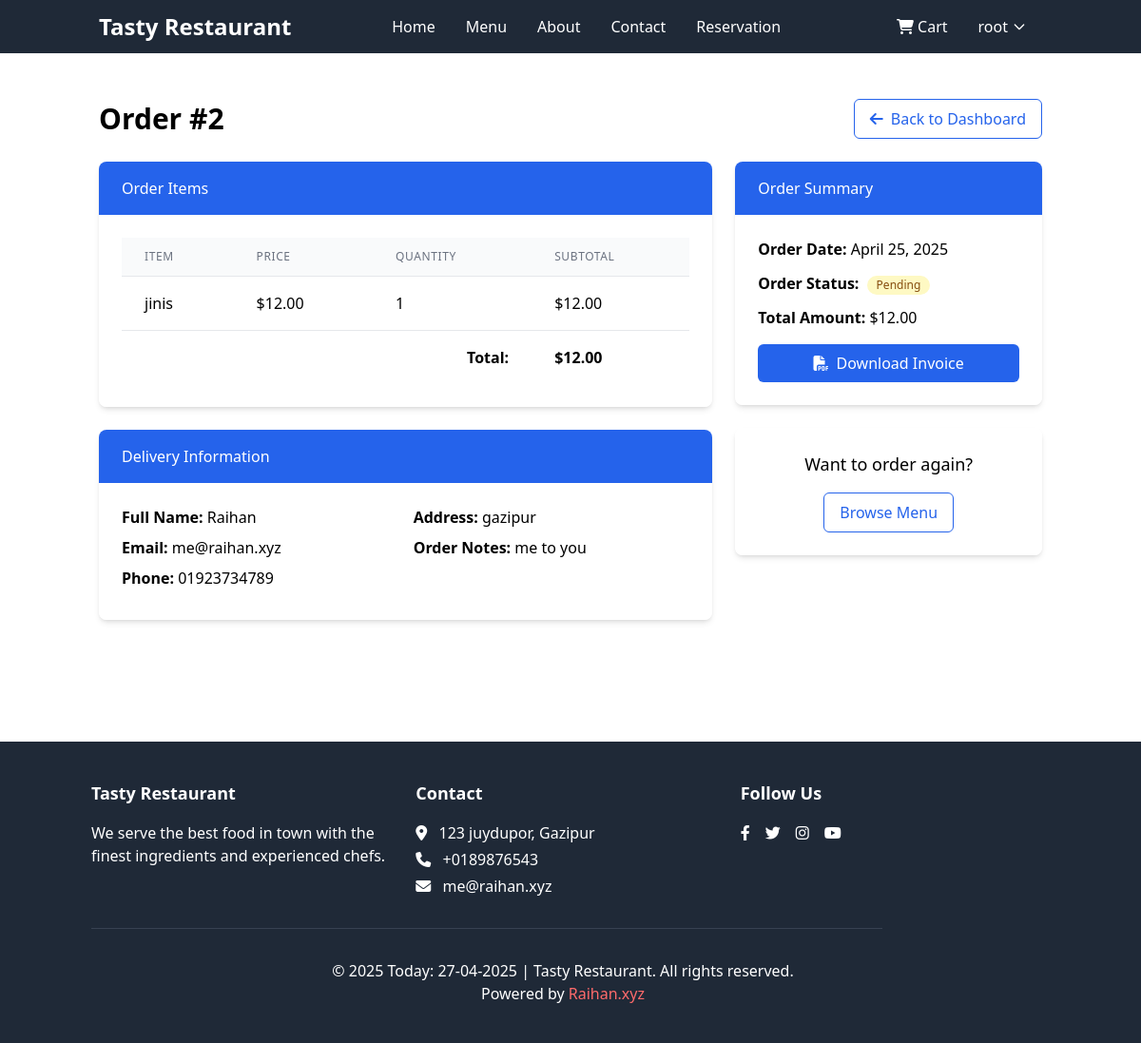
The page /user/order-detail/2/ (signed in) on the database as committed earlier.
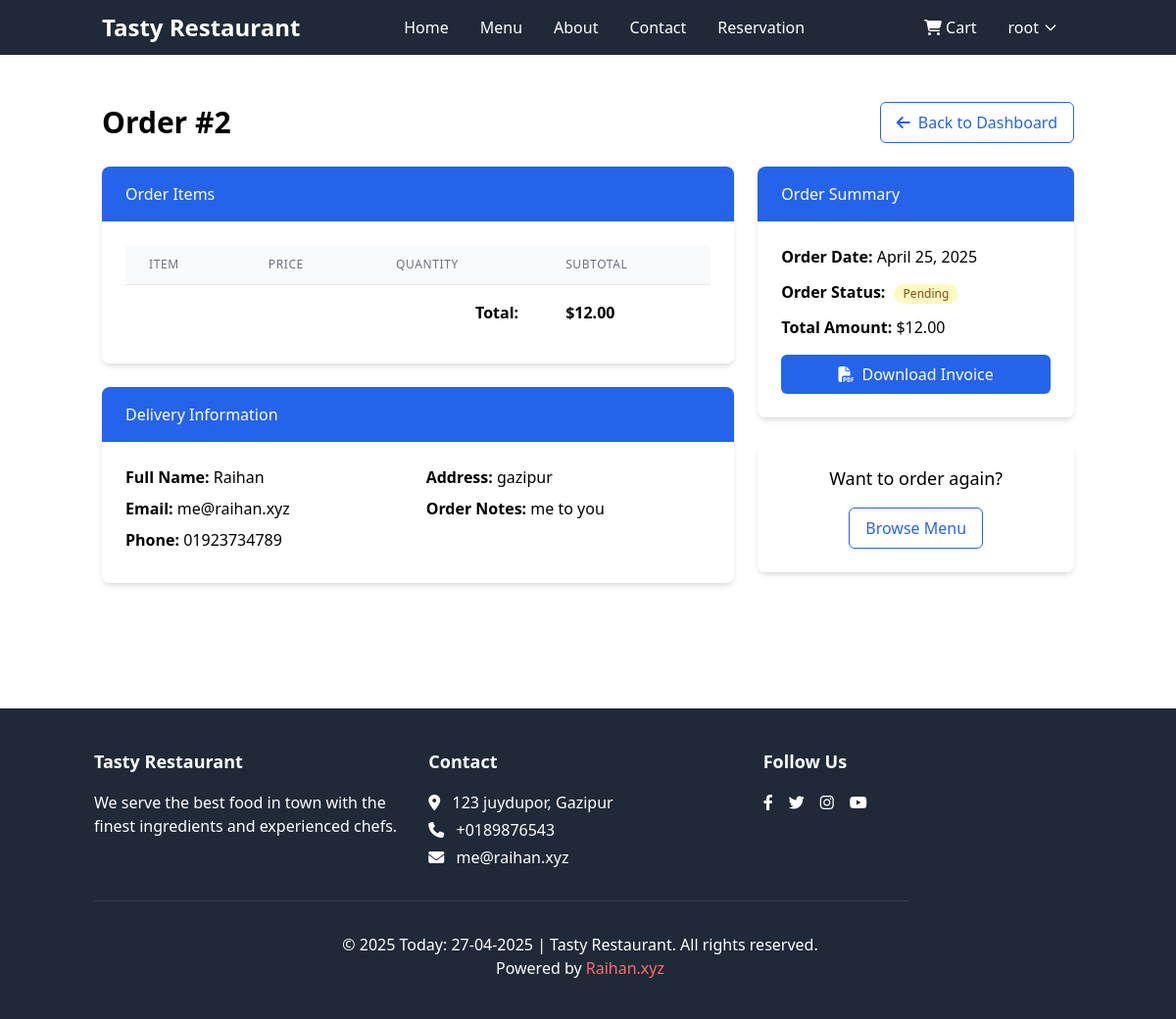
The same page on the database as committed later.
### user/models.py (models this page shows, shortened)
class OrderItem(models.Model):
    order = models.ForeignKey(Order, on_delete=models.CASCADE, related_name='items')
    menu_item = models.ForeignKey(MenuItem, on_delete=models.CASCADE)
    quantity = models.PositiveIntegerField(default=1)
    price = models.DecimalField(max_digits=10, decimal_places=2)
    @property
    def subtotal(self):
        return self.price * self.quantity

### home/models.py (models this page shows, shortened)
class MenuItem(models.Model):
    name = models.CharField(max_length=100)
    slug = models.SlugField(unique=True, blank=True)
    category = models.ForeignKey(Category, on_delete=models.CASCADE, related_name='menu_items')
    description = models.TextField()
    price = models.DecimalField(max_digits=10, decimal_places=2)
    image = models.ImageField(upload_to='menu_items/')
    is_available = models.BooleanField(default=True)
    is_featured = models.BooleanField(default=False)
    created_at = models.DateTimeField(auto_now_add=True)
    updated_at = models.DateTimeField(auto_now=True)

### user/views.py (the view)
# urls.py: path('order-detail/<int:order_id>/', views.order_detail, name='order_detail'),
@login_required
def order_detail(request, order_id):
    order = get_object_or_404(Order, id=order_id, user=request.user)
    context = {
        'order': order,
    }
    return render(request, 'user/order_detail.html', context)

### templates/user/order_detail.html (shortened to what the changed rows need)
{% extends 'base.html' %}
{% block content %}
    <section class="py-12">
        <div class="container mx-auto px-4">
            <div class="mb-6 flex flex-col items-start justify-between gap-4 sm:flex-row sm:items-center">
                <h1 class="text-3xl font-bold">Order #{{ order.id }}</h1>
            </div>
            <div class="flex flex-col gap-6 lg:flex-row">
                <div class="w-full lg:w-2/3">
                    <div class="mb-6 overflow-hidden rounded-lg shadow-md">
                        <div class="bg-white p-6">
                            <div class="overflow-x-auto">
                                <table class="min-w-full divide-y divide-gray-200">
                                    <thead class="bg-gray-50">
                                        <tr>
                                            <th class="px-6 py-3 text-left text-xs font-medium uppercase tracking-wider text-gray-500">Item</th>
                                            <th class="px-6 py-3 text-left text-xs font-medium uppercase tracking-wider text-gray-500">Price</th>
                                            <th class="px-6 py-3 text-left text-xs font-medium uppercase tracking-wider text-gray-500">Quantity</th>
                                            <th class="px-6 py-3 text-left text-xs font-medium uppercase tracking-wider text-gray-500">Subtotal</th>
                                        </tr>
                                    </thead>
                                    <tbody class="divide-y divide-gray-200 bg-white">
                                        {% for item in order.items.all %}
                                            <tr>
                                                <td class="whitespace-nowrap px-6 py-4">{{ item.menu_item.name }}</td>
                                                <td class="whitespace-nowrap px-6 py-4">${{ item.price }}</td>
                                                <td class="whitespace-nowrap px-6 py-4">{{ item.quantity }}</td>
                                                <td class="whitespace-nowrap px-6 py-4">${{ item.subtotal }}</td>
                                            </tr>
                                        {% endfor %}
                                    </tbody>
                                </table>
                            </div>
                        </div>
                    </div>
                </div>
            </div>
        </div>
    </section>
{% endblock %}

Rows that differ between the two databases and show on the page:
removed OrderItem: menu_item.name "jinis", price "12.00", quantity "1", subtotal "12.00"
